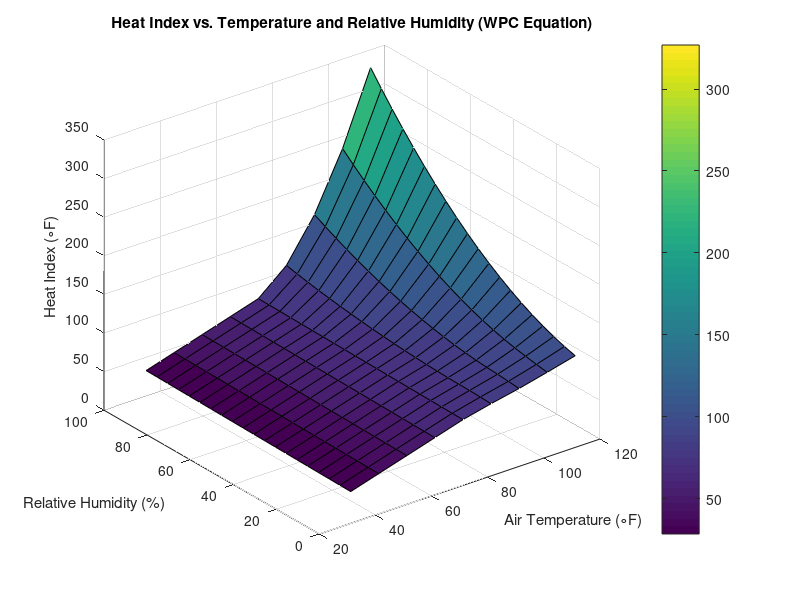

The MATLAB script that drew this image:
%% CHEE 205 - Homework 5 (Optional "Diving Deeper"): Heat Index Table and Surface Plot
% This script runs the same WPC heat index calculation used in heat_index.m
% for many temperature / relative humidity combinations, then:
%   1. Writes an output file with temperature, relative humidity, heat index
%      (before adjustment), adjustment factor, and final result.
%   2. Makes a 3-D surface plot of heat index vs. temperature and humidity.
%
% Temperatures:      35 to 115 deg F in 10 deg F steps   (9 values)
% Relative humidity: 5 to 100 %   in 5 % steps           (20 values)
%
% Output files (saved in the current MATLAB folder):
%   heat_index_results.csv   - plain text table (opens in Excel)
%   heat_index_results.xlsx  - Excel workbook (MATLAB only, uses writetable)
%   heat_index_surface.png   - picture of the surface plot

clear; clc; close all;

%% Set up the temperature and relative humidity values to test
T_list  = 35:10:115;    % temperature, deg F
RH_list = 5:5:100;      % relative humidity, percent

nT  = length(T_list);
nRH = length(RH_list);

% Pre-allocate matrices: rows = humidity, columns = temperature
HI_raw   = zeros(nRH, nT);   % heat index before adjustment, deg F
HI_adj   = zeros(nRH, nT);   % adjustment factor, deg F
HI_final = zeros(nRH, nT);   % final heat index, deg F
method   = cell(nRH, nT);    % which equation was used

%% Loop over every temperature / humidity combination
for i = 1:nRH
    for j = 1:nT
        T  = T_list(j);
        RH = RH_list(i);

        % Simple (Steadman) formula first
        HI_simple  = 0.5 * (T + 61.0 + (T - 68.0) * 1.2 + RH * 0.094);
        adjustment = 0;

        if (HI_simple + T) / 2 < 80
            HI = HI_simple;
            method{i, j} = 'Simple';
        else
            % Full Rothfusz regression
            HI = -42.379 + 2.04901523*T + 10.14333127*RH ...
                 - 0.22475541*T*RH - 0.00683783*T^2 ...
                 - 0.05481717*RH^2 + 0.00122874*T^2*RH ...
                 + 0.00085282*T*RH^2 - 0.00000199*T^2*RH^2;
            method{i, j} = 'Rothfusz';

            % Adjustment factors
            if RH < 13 && T >= 80 && T <= 112
                adjustment = -((13 - RH) / 4) * sqrt((17 - abs(T - 95)) / 17);
                method{i, j} = 'Rothfusz + low-RH adj';
            elseif RH > 85 && T >= 80 && T <= 87
                adjustment = ((RH - 85) / 10) * ((87 - T) / 5);
                method{i, j} = 'Rothfusz + high-RH adj';
            end
        end

        HI_raw(i, j)   = HI;
        HI_adj(i, j)   = adjustment;
        HI_final(i, j) = HI + adjustment;
    end
end

HI_final_C = (HI_final - 32) * 5/9;   % final heat index in deg C

%% Build a long-format table: one row per temperature / humidity pair
[T_grid, RH_grid] = meshgrid(T_list, RH_list);
T_col   = reshape(T_grid',   [], 1);
RH_col  = reshape(RH_grid',  [], 1);
raw_col = reshape(HI_raw',   [], 1);
adj_col = reshape(HI_adj',   [], 1);
fin_col = reshape(HI_final', [], 1);
finC    = reshape(HI_final_C', [], 1);
meth    = reshape(method',   [], 1);

%% Write the CSV output file (works in every MATLAB version)
fid = fopen('heat_index_results.csv', 'w');
fprintf(fid, 'Temperature_F,Relative_Humidity_pct,Heat_Index_Before_Adjustment_F,Adjustment_Factor_F,Final_Heat_Index_F,Final_Heat_Index_C,Method\n');
for k = 1:length(T_col)
    fprintf(fid, '%g,%g,%.2f,%.2f,%.2f,%.2f,%s\n', T_col(k), RH_col(k), ...
            raw_col(k), adj_col(k), fin_col(k), finC(k), meth{k});
end
fclose(fid);
disp('Saved heat_index_results.csv');

%% Also write an Excel file if writetable is available (MATLAB R2013b+)
if exist('writetable', 'file') || exist('writetable', 'builtin')
    results = table(T_col, RH_col, round(raw_col, 2), round(adj_col, 2), ...
                    round(fin_col, 2), round(finC, 2), meth, ...
        'VariableNames', {'Temperature_F', 'Relative_Humidity_pct', ...
                          'Heat_Index_Before_Adjustment_F', 'Adjustment_Factor_F', ...
                          'Final_Heat_Index_F', 'Final_Heat_Index_C', 'Method'});
    writetable(results, 'heat_index_results.xlsx');
    disp('Saved heat_index_results.xlsx');
end

%% 3-D surface plot of the final heat index
figure;
surf(T_grid, RH_grid, HI_final);
xlabel('Air Temperature (\circF)');
ylabel('Relative Humidity (%)');
zlabel('Heat Index (\circF)');
title('Heat Index vs. Temperature and Relative Humidity (WPC Equation)');
colorbar;
view(3);        % standard 3-D view
grid on;
saveas(gcf, 'heat_index_surface.png');
disp('Saved heat_index_surface.png');
